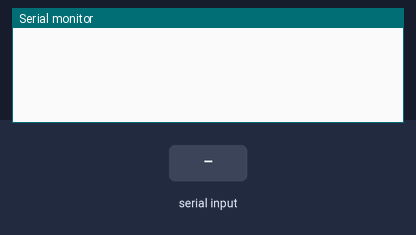
This sketch was run on a simulated Arduino Uno, built with avr-gcc and run on an emulated ATmega328P. Shown: the last lines printed to the serial monitor. Inputs (shaded band) come from the test bench.

Above: at 1.2 s.
1.3 s: "1" received over Serial
At 1.9 s:
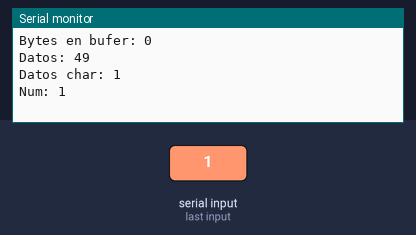
2.8 s: "0" received over Serial
At 4.0 s:
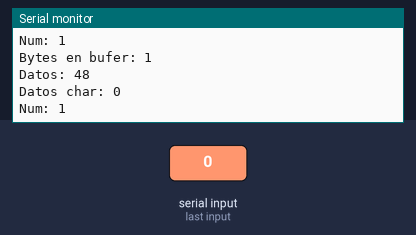
4.3 s: "2" received over Serial
At 5.4 s:
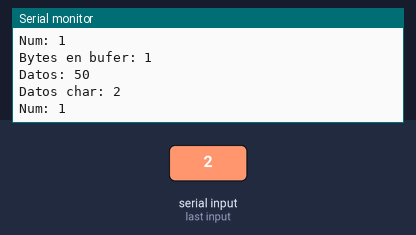

Measured:
- after the input at 1.3 s, the serial monitor: prints a new line at once (image 1)
- after the input at 2.8 s, the serial monitor: prints a new line at once (image 2)
- after the input at 4.3 s, the serial monitor: prints a new line at once (image 3)

The sketch:

Pruebas.ino
```cpp
byte datos[60];
unsigned long tiempo = 0;

void setup() {
  Serial.begin(9600);
}

bool leer = LOW;

void loop() {
  int num = 10;
  int val = Serial.available();
  if(Serial.available()>0){
    delay(5);
    num = Serial.readBytes(datos, Serial.available());
    Serial.print("Bytes en bufer: ");
    Serial.println(val, DEC);
    leer = HIGH;
    }

  if(leer == HIGH){
    leer = LOW;
    Serial.print("Datos: ");
    for(int i = 0; i < num; i++){ //sizeof(datos)/sizeof(byte)
      Serial.print(datos[i]);
      Serial.print(" ");
      }
      Serial.println();

    Serial.print("Datos char: ");
    for(int i = 0; i < num; i++){
      Serial.write(datos[i]);
      }
      Serial.println();
      Serial.print("Num: ");
      Serial.println(num);
    }

  //if(millis() > tiempo + ){}
}
```
